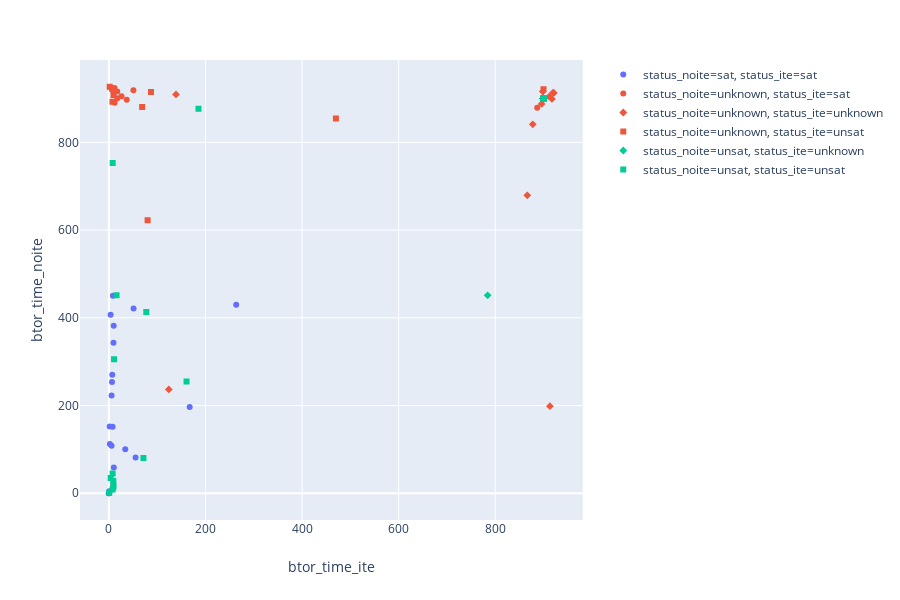

Write notebook code for a chart like this one.
### Code cell
import plotly.express as px
fig = px.scatter(phi, x="btor_time_ite", y="btor_time_noite", color="status_noite", symbol="status_ite")
fig.show()

### Figure 1 — Plotly figure (JSON) as saved in the notebook; plotly's stock layout.template omitted (floating-point values rounded to 4 significant figures)
{"data": [{"hoverlabel": {"namelength": 0}, "hovertemplate": "status_noite=sat<br>status_ite=sat<br>btor_time_ite=%{x}<br>btor_time_noite=%{y}", "legendgroup": "status_noite=sat, status_ite=sat", "marker": {"color": "#636efa", "symbol": "circle"}, "mode": "markers", "name": "status_noite=sat, status_ite=sat", "showlegend": true, "type": "scatter", "x": [0, 0.9, 2, 0.9, 1.6, 5.5, 263.6, 3.6, 6.4, 9.9, 7.7, 7, 10.2, 5.6, 51.1, 9.5, 0, 0, 33.9, 167.3, 8.4, 55.3], "xaxis": "x", "y": [0, 1, 112.1, 4.6, 152, 108.3, 429.5, 406.8, 253.6, 382, 151.8, 270.4, 58.6, 223, 421.4, 343.1, 0, 0, 100.3, 196.8, 450.2, 81.7], "yaxis": "y"}, {"hoverlabel": {"namelength": 0}, "hovertemplate": "status_noite=unknown<br>status_ite=sat<br>btor_time_ite=%{x}<br>btor_time_noite=%{y}", "legendgroup": "status_noite=unknown, status_ite=sat", "marker": {"color": "#EF553B", "symbol": "circle"}, "mode": "markers", "name": "status_noite=unknown, status_ite=sat", "showlegend": true, "type": "scatter", "x": [4.8, 11.7, 6.3, 17.4, 50.8, 12, 17.5, 26.3, 37, 886.9], "xaxis": "x", "y": [924.5, 924.1, 919.7, 915.6, 918.5, 890.4, 900.4, 905.3, 897.3, 878.8], "yaxis": "y"}, {"hoverlabel": {"namelength": 0}, "hovertemplate": "status_noite=unknown<br>status_ite=unknown<br>btor_time_ite=%{x}<br>btor_time_noite=%{y}", "legendgroup": "status_noite=unknown, status_ite=unknown", "marker": {"color": "#EF553B", "symbol": "diamond"}, "mode": "markers", "name": "status_noite=unknown, status_ite=unknown", "showlegend": true, "type": "scatter", "x": [900, 900, 900, 900, 900, 900, 900, 900, 900, 900, 900, 900, 900, 900, 900, 877.7, 900, 900, 900, 921.4, 900, 900, 900, 900, 900, 900, 866.4, 913.3, 920, 912.2, 898.5, 896, 900, 900, 124.1, 139, 917.4], "xaxis": "x", "y": [900, 900, 900, 900, 900, 900, 900, 900, 900, 900, 900, 900, 900, 900, 900, 841.1, 900, 900, 900, 912.6, 900, 900, 900, 900, 900, 900, 679.2, 198.5, 913.5, 904.6, 915.8, 887.5, 900, 900, 236.6, 909.3, 898.9], "yaxis": "y"}, {"hoverlabel": {"namelength": 0}, "hovertemplate": "status_noite=unknown<br>status_ite=unsat<br>btor_time_ite=%{x}<br>btor_time_noite=%{y}", "legendgroup": "status_noite=unknown, status_ite=unsat", "marker": {"color": "#EF553B", "symbol": "square"}, "mode": "markers", "name": "status_noite=unknown, status_ite=unsat", "showlegend": true, "type": "scatter", "x": [1.7, 900, 7.4, 87.2, 80.2, 9.6, 68.9, 470.1], "xaxis": "x", "y": [926.7, 920.8, 892.3, 914.7, 622.6, 908.1, 880.3, 854.3], "yaxis": "y"}, {"hoverlabel": {"namelength": 0}, "hovertemplate": "status_noite=unsat<br>status_ite=unknown<br>btor_time_ite=%{x}<br>btor_time_noite=%{y}", "legendgroup": "status_noite=unsat, status_ite=unknown", "marker": {"color": "#00cc96", "symbol": "diamond"}, "mode": "markers", "name": "status_noite=unsat, status_ite=unknown", "showlegend": true, "type": "scatter", "x": [784.3], "xaxis": "x", "y": [451.3], "yaxis": "y"}, {"hoverlabel": {"namelength": 0}, "hovertemplate": "status_noite=unsat<br>status_ite=unsat<br>btor_time_ite=%{x}<br>btor_time_noite=%{y}", "legendgroup": "status_noite=unsat, status_ite=unsat", "marker": {"color": "#00cc96", "symbol": "square"}, "mode": "markers", "name": "status_noite=unsat, status_ite=unsat", "showlegend": true, "type": "scatter", "x": [900, 900, 900, 900, 900, 7.8, 3.8, 7.9, 9.2, 10.7, 0.7, 9, 900, 160.8, 185.5, 9.4, 15.8, 7.6, 77.4, 900, 71.5], "xaxis": "x", "y": [900, 900, 900, 900, 900, 45.3, 34.8, 752.6, 28.2, 305.4, 1, 12.9, 900, 254.8, 876.8, 17.2, 451.4, 8.4, 413.3, 900, 80.3], "yaxis": "y"}], "layout": {"height": 600, "legend": {"tracegroupgap": 0}, "margin": {"t": 60}, "xaxis": {"anchor": "y", "domain": [0, 0.98], "title": {"text": "btor_time_ite"}}, "yaxis": {"anchor": "x", "domain": [0, 1], "title": {"text": "btor_time_noite"}}}}
